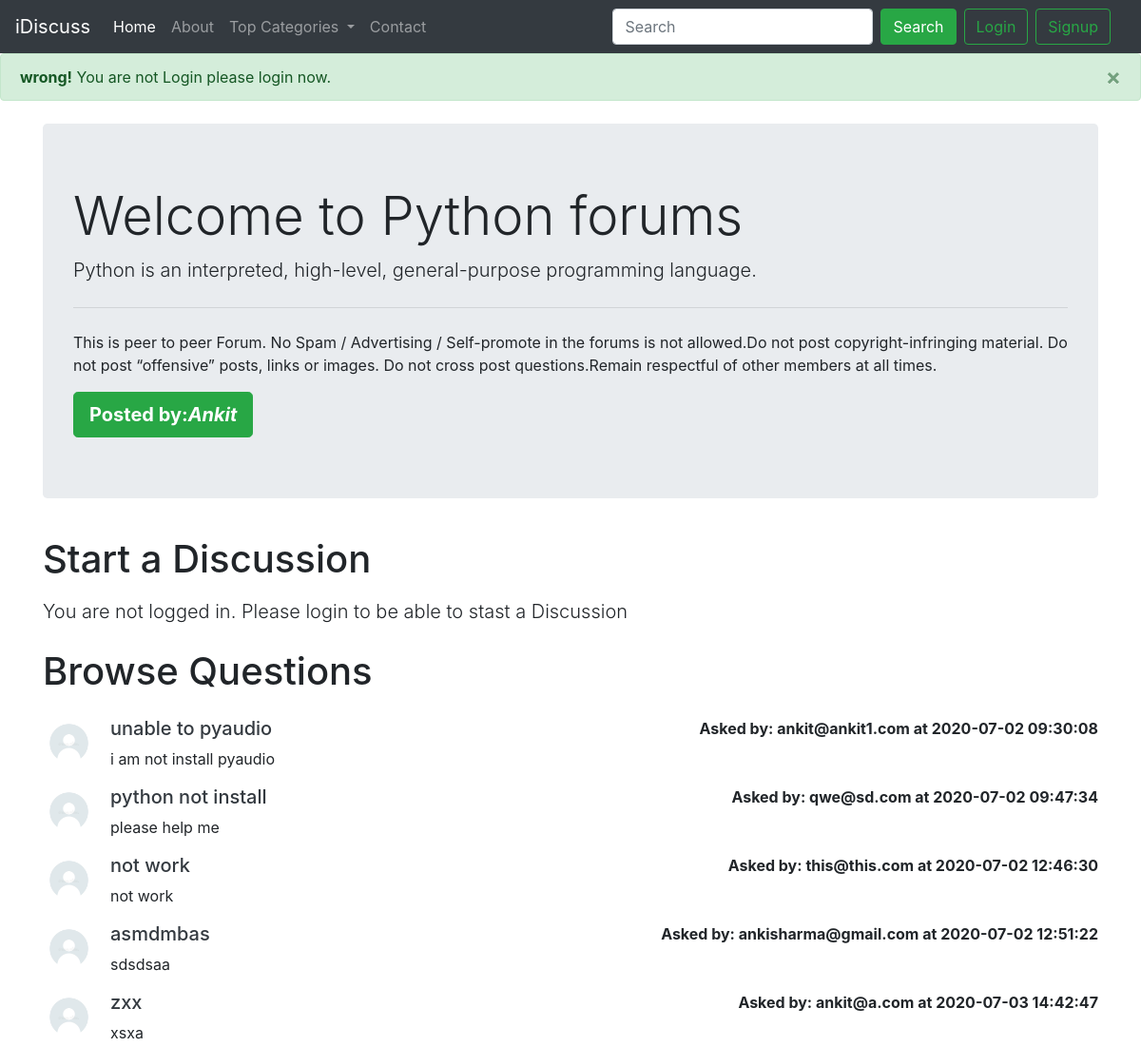
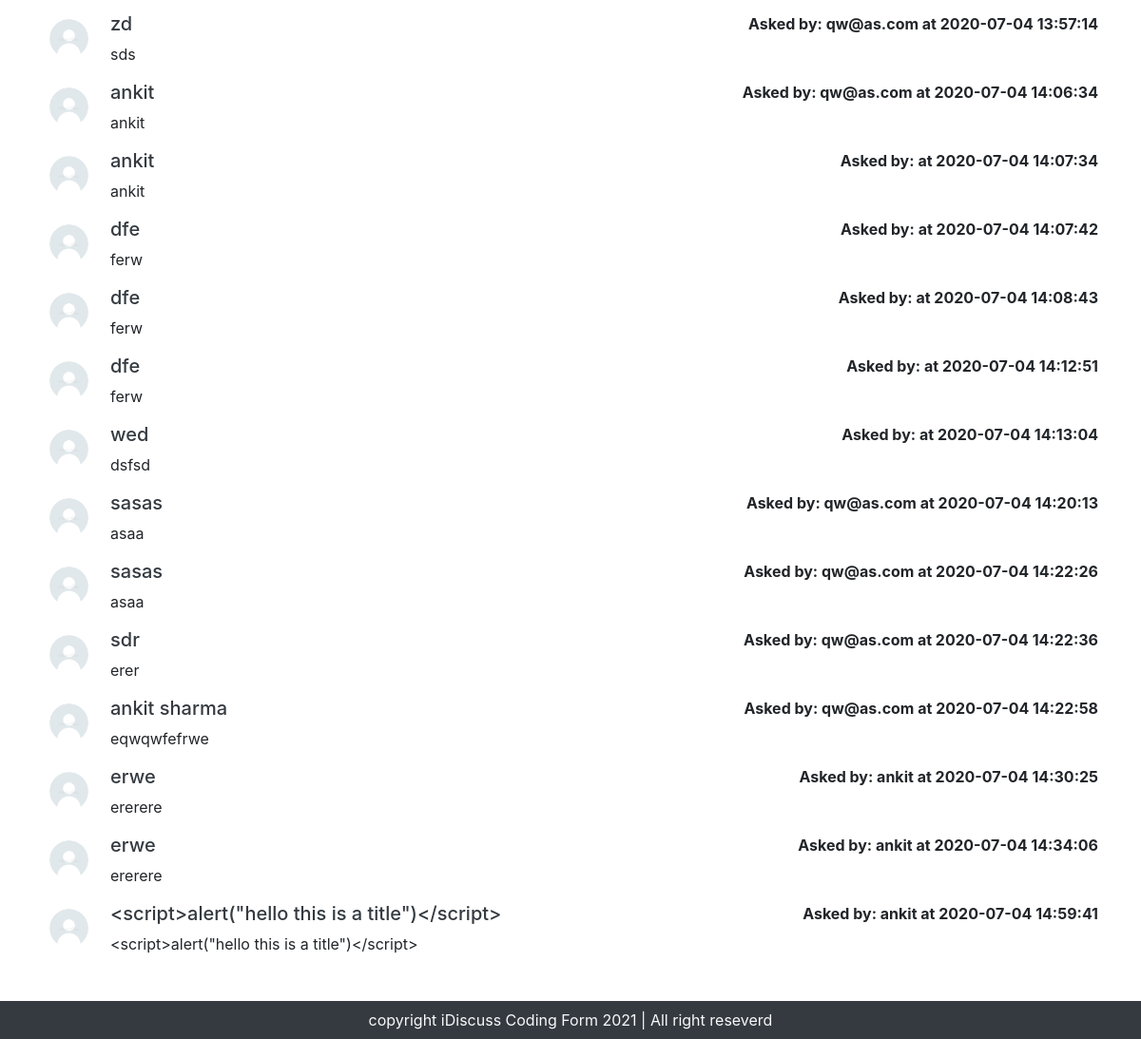
The app's page /threadlist.php?catid=1 with its own data (2 pictures, top to bottom).
### tables this page shows
CREATE TABLE `categories` (
  `category_id` int(255) NOT NULL,
  `category_name` varchar(255) NOT NULL,
  `category_description` varchar(255) NOT NULL,
  `created` datetime NOT NULL DEFAULT current_timestamp()
);

CREATE TABLE `threads` (
  `thread_id` int(255) NOT NULL,
  `thread_title` varchar(255) NOT NULL,
  `thread_desc` text NOT NULL,
  `thread_cat_id` int(255) NOT NULL,
  `thread_user_id` int(255) NOT NULL,
  `timestamp` datetime NOT NULL DEFAULT current_timestamp()
);

CREATE TABLE `users` (
  `sno` int(255) NOT NULL,
  `user_email` varchar(255) NOT NULL,
  `user_pass` varchar(255) NOT NULL,
  `timestamp` datetime NOT NULL DEFAULT current_timestamp()
);

### threadlist.php (the view, shortened to what this page needs)
<!doctype html>
<html lang="en">
<head>
    <link rel="stylesheet" href="https://stackpath.bootstrapcdn.com/bootstrap/4.5.0/css/bootstrap.min.css"
>
</head>
<body>
    <?php include 'partials/_dbconnect.php';?>
    <?php include 'partials/_header.php'; ?>
    <?php
        $id = $_GET['catid'];
        $sql = "SELECT * FROM `categories` WHERE category_id = $id";
        $result = mysqli_query($con,$sql);
        while($row = mysqli_fetch_assoc($result)){
            $catname = $row['category_name'];
            $catdesc = $row['category_description'];
        }
    ?>
    <div class="container my-4">
        <div class="jumbotron">
            <h1 class="display-4">Welcome to <?php echo $catname; ?> forums</h1>
            <p class="lead"> <?php echo $catdesc; ?> </p>
            <hr class="my-4">
            <p>This is peer to peer Forum. No Spam / Advertising / Self-promote in
                the forums is not allowed.Do not post copyright-infringing material.
                Do not post “offensive” posts, links or images.
                Do not cross post questions.Remain respectful of other members at all times.
            </p>
            <a class="btn btn-success btn-lg" href="#" role="button"><b>Posted by:<i>Ankit</i></b></a>
        </div>
    </div>
    <?php
  if(isset($_SESSION['loggedin']) && $_SESSION['loggedin'] == true){
echo '<div class="container">
        <h1 class="py-2"> Start a Discussion</h1>
        <form action="'. $_SERVER["REQUEST_URI"].'" method="post">
            <div class="form-group">
                <label for="exampleInputEmail1">Problem Title</label>
                <input type="text" class="form-control" id="title" name="title" aria-describedby="emailHelp">
                <small id="emailHelp" class="form-text text-muted">Keep your title as short and crisp as
                    possible.</small>
            </div>
            <input type="hidden" name="sno" value="'.$_SESSION["sno"].'">
            <div class="form-group">
                <label for="exampleFormControlTextarea1">Eleborate Your Concern</label>
                <textarea class="form-control" id="desc" name="desc" rows="3"></textarea>
            </div>
            <button type="submit" class="btn btn-success">Submit</button>
        </form>
    </div>';
  }else{
         echo ' <div class="container">
         <h1 class="py-2"> Start a Discussion</h1>
                <p class="lead">You are not logged in. Please login to be able to stast a Discussion </p>
            </div>';
  }
    ?>
    <div class="container mb-5" id="ques">
        <h1 class="py-2"> Browse Questions</h1>
        <?php
        $id = $_GET['catid'];
        $sql = "SELECT * FROM `threads` WHERE thread_cat_id = $id";
        $result = mysqli_query($con,$sql);
        while($row = mysqli_fetch_assoc($result)){
            $id = $row['thread_id'];
            $title = $row['thread_title'];
            $desc = $row['thread_desc'];
            $thread_time = $row['timestamp'];
            $thread_user_id = $row['thread_user_id'];
            $sql2="SELECT user_email FROM `users` where sno ='$thread_user_id'";
            $result2 = mysqli_query($con,$sql2);
            $row2 = mysqli_fetch_assoc($result2);
        echo    '<div class="media  my-3">
                        <img src="img/userdefault.jpg" width="55px" class="mr-3" alt="...">
                            <div class="media-body">'.
                                '<h5 class="mt-0"><a class="text-dark" href="thread.php?threadid='.$id.'">'.$title.'</a></h5>
                                '.$desc.'</div>'.'<div class ="font-weight-bold my-0">Asked by: '.$row2['user_email'].' at '
                                .$thread_time.
                                '</div>'.
                '</div>';
            }
        ?>
    </div>
    <?php include 'partials/_footer.php'; ?>
</body>
</html>

### threadlist.php (style rules this page uses)
#ques { min-height: 433px; }

### records on screen
categories: category_name "Python", category_description "Python is an interpreted, high-level, general-purpose programming language."
threads: thread_title "unable to pyaudio", thread_desc "i am not install pyaudio", users.user_email "ankit@ankit1.com", timestamp "2020-07-02 09:30:08"
threads: thread_title "python not install", thread_desc "please help me", users.user_email "qwe@sd.com", timestamp "2020-07-02 09:47:34"
threads: thread_title "not work", thread_desc "not work", users.user_email "this@this.com", timestamp "2020-07-02 12:46:30"
threads: thread_title "asmdmbas", thread_desc "sdsdsaa", users.user_email "ankisharma@gmail.com", timestamp "2020-07-02 12:51:22"
threads: thread_title "zxx", thread_desc "xsxa", users.user_email "ankit@a.com", timestamp "2020-07-03 14:42:47"
threads: thread_title "zd", thread_desc "sds", users.user_email "qw@as.com", timestamp "2020-07-04 13:57:14"
threads: thread_title "ankit", thread_desc "ankit", users.user_email "qw@as.com", timestamp "2020-07-04 14:06:34"
threads: thread_title "ankit", thread_desc "ankit", timestamp "2020-07-04 14:07:34"
threads: thread_title "dfe", thread_desc "ferw", timestamp "2020-07-04 14:07:42"
threads: thread_title "dfe", thread_desc "ferw", timestamp "2020-07-04 14:08:43"
threads: thread_title "dfe", thread_desc "ferw", timestamp "2020-07-04 14:12:51"
threads: thread_title "wed", thread_desc "dsfsd", timestamp "2020-07-04 14:13:04"
threads: thread_title "sasas", thread_desc "asaa", users.user_email "qw@as.com", timestamp "2020-07-04 14:20:13"
threads: thread_title "sasas", thread_desc "asaa", users.user_email "qw@as.com", timestamp "2020-07-04 14:22:26"
threads: thread_title "sdr", thread_desc "erer", users.user_email "qw@as.com", timestamp "2020-07-04 14:22:36"
threads: thread_title "ankit sharma", thread_desc "eqwqwfefrwe", users.user_email "qw@as.com", timestamp "2020-07-04 14:22:58"
threads: thread_title "erwe", thread_desc "ererere", users.user_email "ankit", timestamp "2020-07-04 14:30:25"
threads: thread_title "erwe", thread_desc "ererere", users.user_email "ankit", timestamp "2020-07-04 14:34:06"
threads: thread_title "<script>alert(\"hello this is a title\")</script>", thread_desc "<script>alert(\"hello this is a title\")</script>", users.user_email "ankit", timestamp "2020-07-04 14:59:41"
